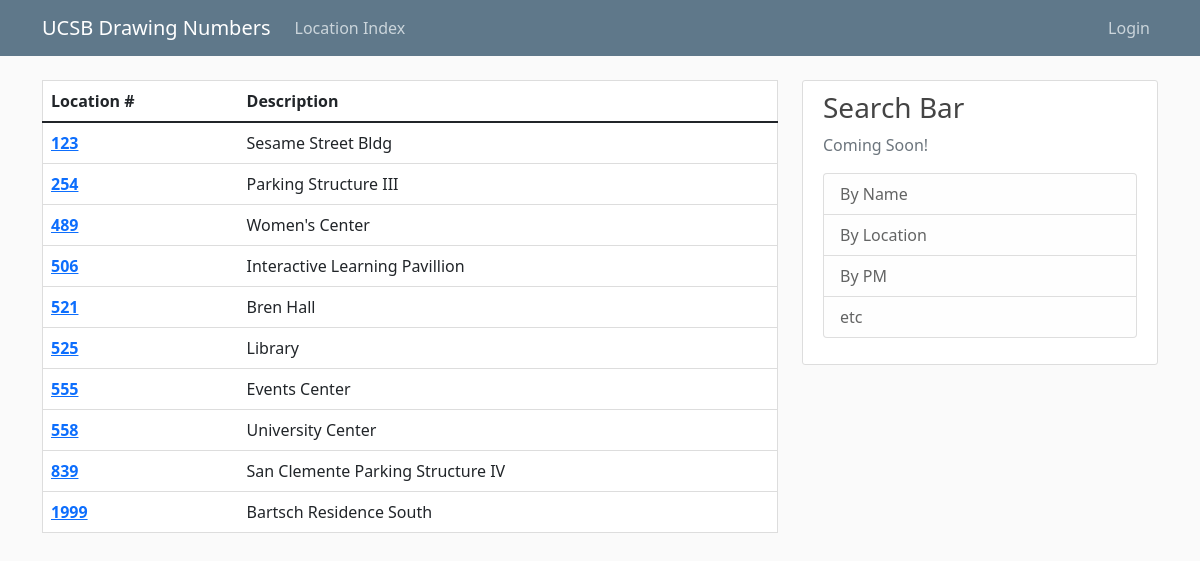
Page /locs/ on the committed database.
### flaskdraw/models.py (models this page shows, shortened)
class Drawloc(db.Model):
    id = db.Column(db.Integer, primary_key=True)
    locnum = db.Column(db.Integer, nullable=False)
    locdescrip = db.Column(db.Text, nullable=False)

### flaskdraw/routes.py (the view)
@app.route("/locs/")
def locations():
    location_list = Drawloc.query.order_by(Drawloc.locnum.asc()).all()
    return render_template("locations.html", location_list=location_list, title="Location Categories")

### flaskdraw/templates/locations.html
{% extends 'base.html' %}
{% block content %}
<div class="content">
  <table class="table content-section">
    <thead>
      <tr>
        <th class="order" scope="col">Location #</th>
        <th class="order" scope="col">Description</th>
      </tr>
    </thead>
    <tbody>
  {% for location in location_list %}
  <tr>
    <th scope="row"><a href="{{ url_for('index', lnum=location.locnum)}}">
      {{ location.locnum | int }}</a></th>
    <td>{{ location.locdescrip }}</td>
  </tr>
  {% endfor %}
    </tbody>
  </table>
</div>
{% endblock content %}

### flaskdraw/static/base.css (style rules this page uses)
body { background: #fafafa; color: #333333; margin-top: 5rem; }
.content-section { background: #ffffff; padding: 10px 20px; border: 1px solid #dddddd; border-radius: 3px; margin-bottom: 20px; }

### rows in the picture
Drawloc: locnum "123", locdescrip "Sesame Street Bldg"
Drawloc: locnum "254", locdescrip "Parking Structure III"
Drawloc: locnum "489", locdescrip "Women's Center"
Drawloc: locnum "506", locdescrip "Interactive Learning Pavillion"
Drawloc: locnum "521", locdescrip "Bren Hall"
Drawloc: locnum "525", locdescrip "Library"
Drawloc: locnum "555", locdescrip "Events Center"
Drawloc: locnum "558", locdescrip "University Center"
Drawloc: locnum "839", locdescrip "San Clemente Parking Structure IV"
Drawloc: locnum "1999", locdescrip "Bartsch Residence South"
